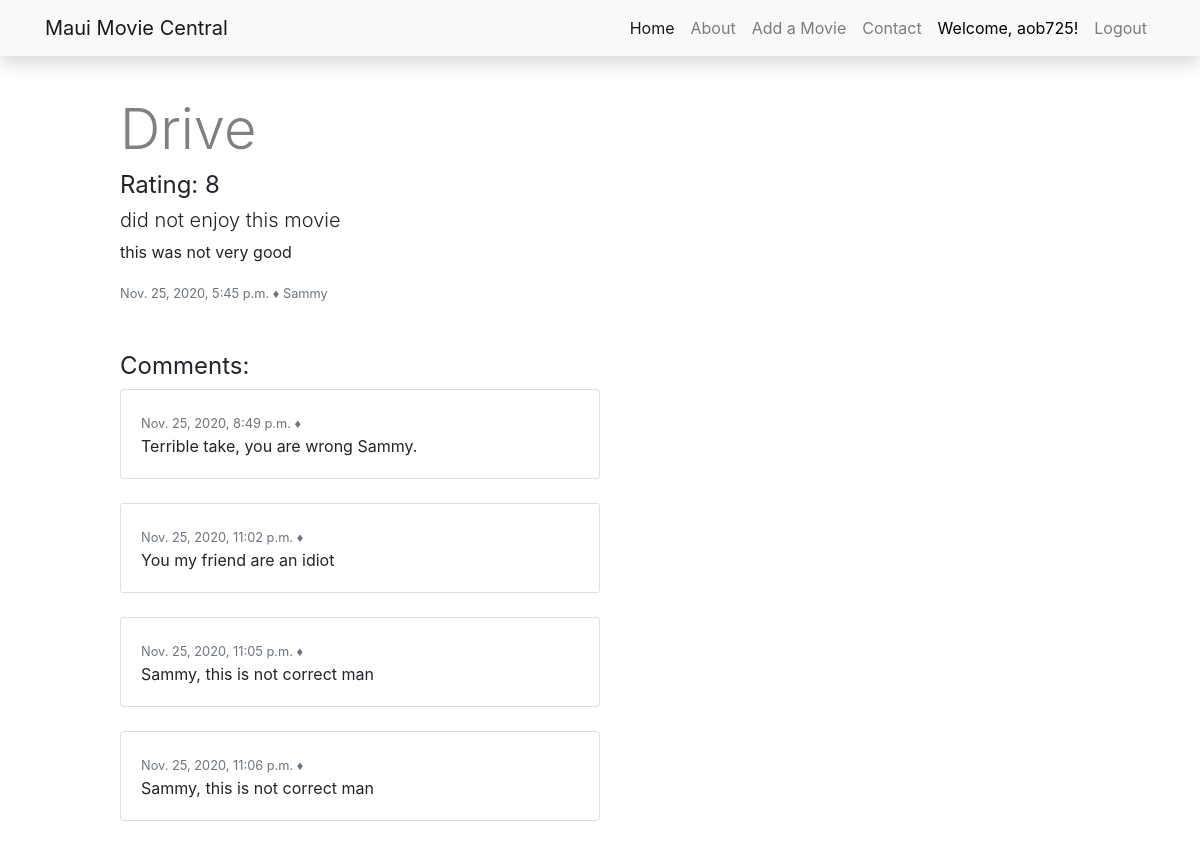
/movieReview/8 (signed in), run on the app's committed database.
### MauiMoviesApp/models.py (models this page shows)
class User(models.Model):
    name = models.CharField(max_length = 255)
    username = models.CharField(max_length = 255)
    created_at = models.DateTimeField(auto_now_add=True)
    updated_at = models.DateTimeField(auto_now_add=True)
    objects = LoginManager()

class Review(models.Model):
    heading = models.CharField(max_length = 255, null=True)
    comment = models.TextField()
    rating = models.PositiveIntegerField()
    user = models.ForeignKey(User, related_name='user_reviews', on_delete = models.CASCADE)
    movie = models.ForeignKey(Movie, related_name='movie_reviews', on_delete = models.CASCADE)
    created_at = models.DateTimeField(auto_now_add=True)
    updated_at = models.DateTimeField(auto_now_add=True)

class Movie(models.Model):
    title = models.CharField(max_length = 255)
    releaseDate = models.IntegerField()
    summary = models.CharField(max_length = 255)
    cast = models.CharField(max_length = 255)
    genre = models.CharField(max_length = 255, null=True)
    director = models.CharField(max_length=255, null=True)
    writer = models.CharField(max_length=255, null=True)
    mmc_score = models.IntegerField(null=True)
    rotten_t = models.IntegerField(null=True)
    imdb_score = models.IntegerField(null=True)
    created_at = models.DateTimeField(auto_now_add=True)
    updated_at = models.DateTimeField(auto_now_add=True)
    objects = MovieManagerMovies()

class ReviewComment(models.Model):
    message = models.TextField()
    review = models.ForeignKey(Review, related_name='review_comments', on_delete = models.CASCADE)
    user = models.ForeignKey(User, related_name='user_comments', on_delete = models.CASCADE, null=True)
    created_at = models.DateTimeField(auto_now_add=True)
    updated_at = models.DateTimeField(auto_now_add=True)

### MauiMoviesApp/views.py (the view)
# urls.py: path('movieReview/<reviewid>', views.movieReview),
def movieReview(request, reviewid):
    context = {
        'review_comments' : ReviewComment.objects.filter(review=Review.objects.get(id = reviewid)),
        'review' : Review.objects.get(id=reviewid),
        'loggedinuser' : User.objects.get(id = request.session['loggedinId']),
    }
    return render(request, 'review.html', context)

### MauiMoviesApp/templates/review.html (shortened to what this page needs)
<!DOCTYPE html>
<html lang="en">
<head>
    {% load static %}
    <link rel="stylesheet" href="{% static 'css/style.css' %}">
    <link rel="stylesheet" href="https://stackpath.bootstrapcdn.com/bootstrap/4.3.1/css/bootstrap.min.css"
>
</head>
<body>
    <div class="wrapper">
        <nav class="navbar navbar-expand-lg navbar-light bg-light shadow fixed-top">
            <div class="container">
                <a class="navbar-brand" href="/home">Maui Movie Central</a>
                <div class="collapse navbar-collapse" id="navbarResponsive">
                    <ul class="navbar-nav ml-auto">
                        <li class="nav-item active">
                            <a class="nav-link" href="/home">Home
                            </a>
                        </li>
                        <li class="nav-item">
                            <a class="nav-link" href="/about">About</a>
                        </li>
                        <li class="nav-item">
                            <a class="nav-link" href="/newMovie">Add a Movie</a>
                        </li>
                        <li class="nav-item">
                            <a class="nav-link" href="/contact">Contact</a>
                        </li>
                        <li class="nav-item">
                            <a class="nav-link" style="color: black">Welcome, {{loggedinuser.username}}!</a>
                        </li>
                        <li class="nav-item">
                            <a class="nav-link" href="/logout">Logout</a>
                        </li>
                    </ul>
                </div>
            </div>
        </nav>
        <div class="content" style="margin-top: 10%; width: 50%;">
            <h5 class="display-4"><a class="text-decoration-none" style="color: grey" href="/movie/{{review.movie.id}}">{{review.movie.title}}</a></h5>
            <h4><span class="font-weight-normal">Rating: {{review.rating}}</span></h4>
            <h5 class="font-weight-light">{{review.heading}}</h5>
            <p>{{review.comment}}</p>
            <small class="text-muted" style="padding-top: .3%;">{{review.created_at}} &#9830; {{review.user.name}}</small>
        </div>
        <div class="reviewCommentSection" style="width: 50%; margin-top: 5%;">
            <h4 class="font-weight-normal">Comments:</h4>
            {% for message in review_comments %}
            <div class="card" style="margin-bottom: 5%">
                <div class="card-body">
                    <p class="card-text" style="vertical-align: middle; margin-bottom: 0%;"><small class="text-muted">{{message.created_at}} &#9830; {{message.user.username}}</small></p>
                    <p class="card-text">{{message.message}}</p>
                </div>
            </div>
            {% endfor %}
        </div>
    </div>
</body>
</html>

### MauiMoviesApp/static/css/style.css (style rules this page uses)
.wrapper { width: 80%; margin-left: auto; margin-right: auto; }
.wrapper { width: 80%; margin-left: auto; margin-right: auto; padding-bottom: 10%; }

### data on the page
User: username "aob725"
Review: movie "Drive", rating "8", heading "did not enjoy this movie", comment "this was not very good", created_at "Nov. 25, 2020, 5:45 p.m.", user.name "Sammy"
ReviewComment: created_at "Nov. 25, 2020, 8:49 p.m.", message "Terrible take, you are wrong Sammy."
ReviewComment: created_at "Nov. 25, 2020, 11:02 p.m.", message "You my friend are an idiot"
ReviewComment: created_at "Nov. 25, 2020, 11:05 p.m.", message "Sammy, this is not correct man"
ReviewComment: created_at "Nov. 25, 2020, 11:06 p.m.", message "Sammy, this is not correct man"
